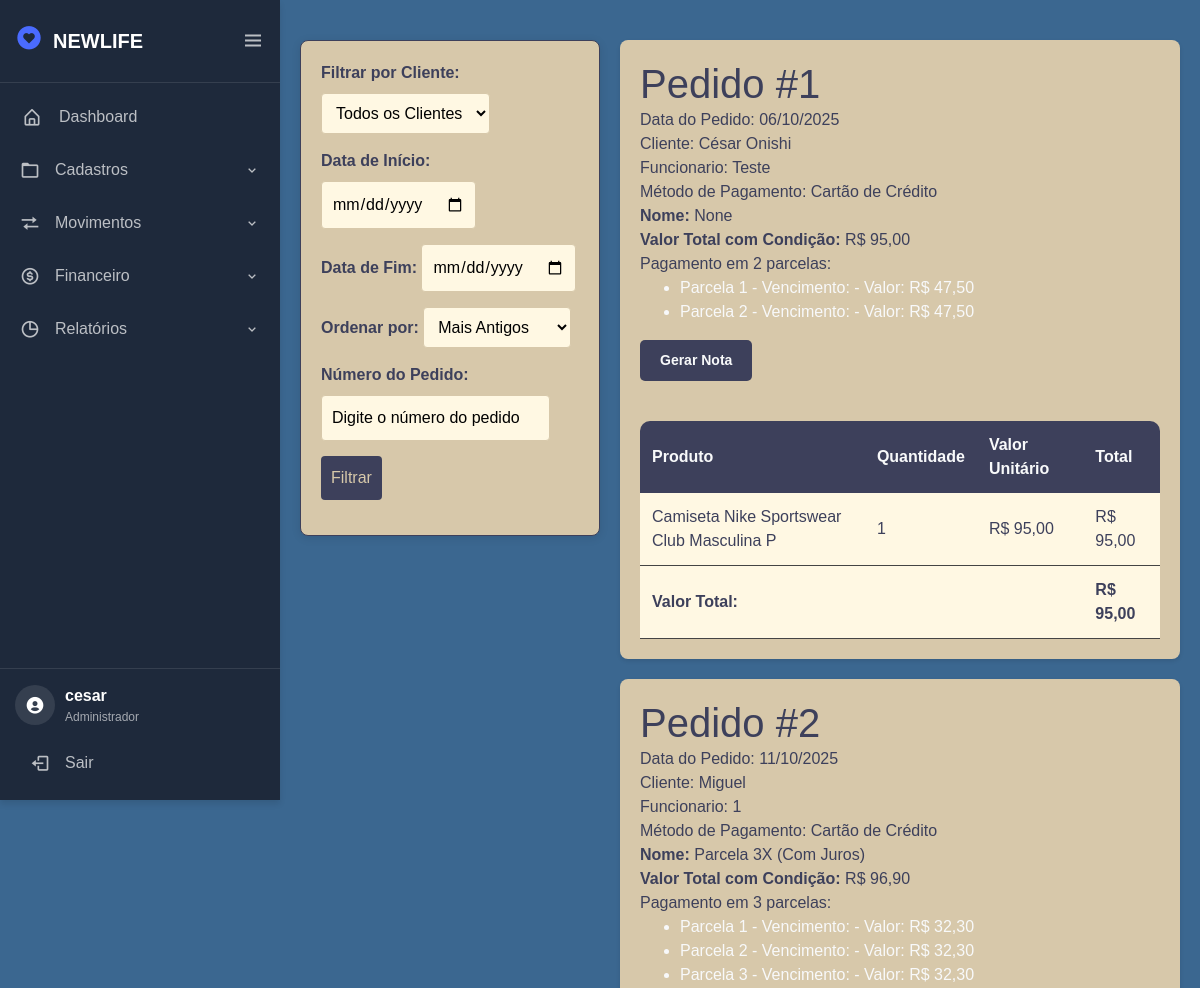
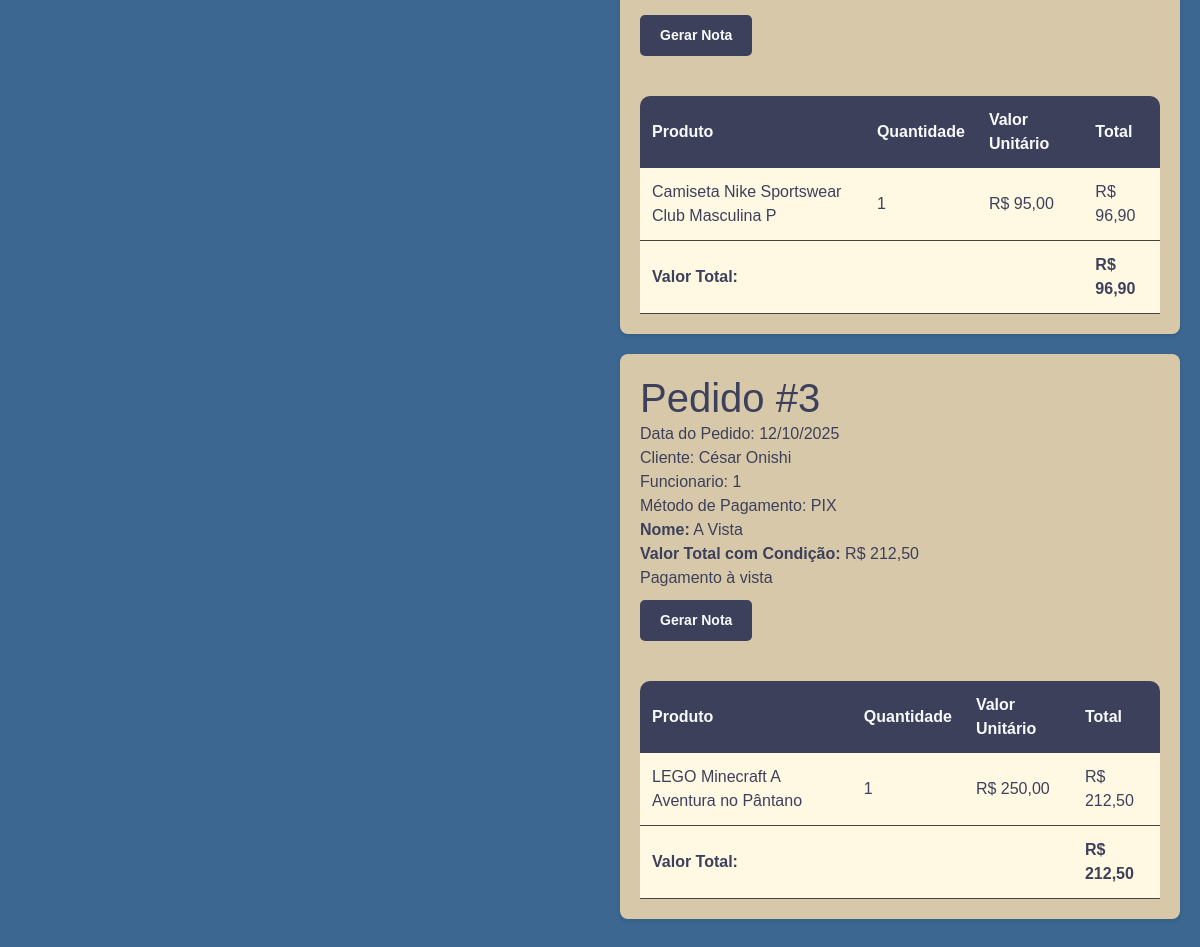
The page /tela/venda/meuspedidos/ (signed in) on the database its author committed (2 pictures, top to bottom).
### cliente/models.py (models this page shows, shortened)
class Cliente(models.Model):
    nome = models.CharField(max_length=40)
    cidade = models.CharField(max_length=40)
    estado = models.CharField(max_length=40, null=True, blank=True)
    cpf = models.CharField(max_length=11, unique=True)
    email = models.EmailField(max_length=254, unique=True)
    telefone = models.CharField(max_length=15, blank=True, null=True)
    data_nascimento = models.DateField(blank=True, null=True)
    data_cadastro = models.DateTimeField(auto_now_add=True, blank=True, null=True)
    class Meta:
        db_table = 'cliente_cliente'
        ordering = ['nome']
        verbose_name = "Cliente"
        verbose_name_plural = "Clientes"

### venda/views.py (the view)
# urls.py: path('meuspedidos/', views.meuspedidos, name='meuspedidos'),
@login_required(login_url="/login/")
def meuspedidos(request):
    user_id = request.user.id
    viewPedidos = getViewPedidos(user_id, request)
    valor_geral = View_Pedido.objects.filter(user_id=user_id).aggregate(Sum('valor_total')).get('valor_total__sum', 0.00)
    clientes = Cliente.objects.all()
    funcionarios = Funcionarios.objects.all()
    cliente_filtro = request.GET.get('cliente')
    data_inicio = request.GET.get('data_inicio')
    funcionario_filtro = request.GET.get('funcionario')
    data_fim = request.GET.get('data_fim')
    ordem = request.GET.get('ordem', 'antiga')
    numero_pedido = request.GET.get('numero_pedido')
    condicao_pagamento_filtro = request.GET.get('condicao_pagamento')
    pedidos = View_Pedido.objects.filter(user_id=user_id)
    if cliente_filtro:
        pedidos = pedidos.filter(cliente_nome__iexact=cliente_filtro)
    if funcionario_filtro:
        pedidos = pedidos.filter(funcionario_nome__iexact=funcionario_filtro)
    if data_inicio:
        if data_fim:
            pedidos = pedidos.filter(data_pedido__range=[data_inicio, data_fim])
        else:
            pedidos = pedidos.filter(data_pedido__gte=data_inicio, data_pedido__lte=timezone.now())
    if ordem == 'recente':
        pedidos = pedidos.order_by('-nr_pedido')
    elif ordem == 'antiga':
        pedidos = pedidos.order_by('nr_pedido')
    if numero_pedido:
        pedidos = pedidos.filter(nr_pedido__iexact=numero_pedido)
    if condicao_pagamento_filtro:
        pedidos = pedidos.filter(condicao_pagamento_nome__iexact=condicao_pagamento_filtro)
    pedidos_dict = {}
    if pedidos.exists():
        for pedido in pedidos:
            nr_pedido = pedido.nr_pedido
            if nr_pedido not in pedidos_dict:
                valor_total = View_Pedido.objects.filter(nr_pedido=nr_pedido).aggregate(Sum('valor_total')).get('valor_total__sum', 0.00)
                parcelas = pedido.parcelas
                valor_parcela = valor_total / parcelas if parcelas > 0 else valor_total
                condicao_pagamento = {
                    'nome': pedido.condicao_pagamento_nome,
                    'tipo_pagamento': getattr(pedido, 'condicao_tipo_pagamento', 'Não informado'),
                    'parcelas': pedido.parcelas,
                    'juros': getattr(pedido, 'condicao_juros', 0),
                    'desconto': getattr(pedido, 'condicao_desconto', 0),
                }
                pedidos_dict[nr_pedido] = {
                    'data_pedido': pedido.data_pedido,
                    'itens': [],
                    'cliente_nome': pedido.cliente_nome,
                    'funcionario_nome': pedido.funcionario_nome,
                    'metodo_pagamento': pedido.metodo_pagamento,
                    'condicao_pagamento': condicao_pagamento,
                    'parcelas': parcelas,
                    'id': pedido.id,
                    'valor_total': valor_total,
                    'valor_parcela': valor_parcela,
                    'parcelas_detalhadas': [],
                }
            pedidos_dict[nr_pedido]['itens'].append({
                'nome': pedido.nome,
                'quantidade': pedido.quantidade,
                'valor_unitario': pedido.valor_unitario,
                'valor_total': pedido.valor_total
            })
            if len(pedidos_dict[nr_pedido]['parcelas_detalhadas']) == 0 and pedido.parcelas > 0:
                vencimento_inicial = pedido.data_pedido
                for i in range(pedido.parcelas):
                    data_vencimento = vencimento_inicial + timedelta(days=30 * (i + 1))
                    pedidos_dict[nr_pedido]['parcelas_detalhadas'].append({
                        'numero_parcela': i + 1,
                        'valor_parcela': valor_parcela,
                        'data_vencimento': data_vencimento.strftime('%Y-%m-%d')
                    })
    condicoes_pagamento = View_Pedido.objects.filter(user_id=user_id) \
                            .values_list('condicao_pagamento_nome', flat=True) \
                            .distinct()
    context = {
        'viewPedidos': viewPedidos,
        'valor_geral': valor_geral,
        'pedidos_dict': pedidos_dict,
        'funcionario_filtro': funcionario_filtro,
        'cliente_filtro': cliente_filtro,
        'clientes': clientes,
        'data_inicio': data_inicio,
        'funcionarios': funcionarios,
        'data_fim': data_fim,
        'ordem': ordem,
        'condicoes_pagamento': condicoes_pagamento,
        'condicao_pagamento_filtro': condicao_pagamento_filtro,
    }
    return render(request, "meuspedidos.html", context)

### venda/templates/meuspedidos.html (shortened to what this page needs)
{% extends "tela.html" %}
{% load static %}
{% load custom_filters %}
{% block 'head' %}
<link rel="stylesheet" href="{% static 'css/stylepedido.css' %}">
{% endblock %}
{% block 'dashboard' %}
<body>
    <div class="pedidos-container">
        <form method="GET" action="{% url 'meuspedidos' %}" class="filter-form">
            <label for="cliente">Filtrar por Cliente:</label>
            <select id="cliente" name="cliente">
                <option value="">Todos os Clientes</option>
            </select>
            <div>
                <label for="data_inicio">Data de Início:</label>
                <input type="date" name="data_inicio" id="data_inicio" value="{{ data_inicio }}">
            </div>
            <div>
                <label for="data_fim">Data de Fim:</label>
                <input type="date" name="data_fim" id="data_fim" value="{{ data_fim }}">
            </div>
            <label for="ordem">Ordenar por:</label>
            <select id="ordem" name="ordem">
                <option value="antiga" {% if ordem == 'antiga' %}selected{% endif %}>Mais Antigos</option>
            </select>
            <label for="numero_pedido">Número do Pedido:</label>
            <input type="text" id="numero_pedido" name="numero_pedido" placeholder="Digite o número do pedido" value="{{ numero_pedido }}">
            <button type="submit">Filtrar</button>
        </form>
        {% if pedidos_dict|length == 0 %}
        <div class="no-pedidos-message">
            <p>Não foram encontrados pedidos com os critérios selecionados.</p>
        </div>
        {% else %}
        <div class="pedidos-list">
            {% for nr_pedido, pedido_info in pedidos_dict.items %}
            <div class="pedido-section">
                <div class="pedido-header">
                    <h1>Pedido #{{ nr_pedido }}</h1>
                    <p>Data do Pedido: {{ pedido_info.data_pedido|date:"d/m/Y" }}</p>
                    <p class="cliente-nome">Cliente: {{ pedido_info.cliente_nome }}</p>
                    <p>Funcionario: {{pedido_info.funcionario_nome}}</p>
                    <p>Método de Pagamento: {{ pedido_info.metodo_pagamento|formatarPagamento }}</p>
                    {% if pedido_info.condicao_pagamento %}
                    <div class="condicao-info">
                        <p><strong>Nome:</strong> {{ pedido_info.condicao_pagamento.nome }}</p>
                        <p><strong>Valor Total com Condição:</strong> R$ {{ pedido_info.valor_total|floatformat:2 }}</p>
                    </div>
                    {% endif %}
                    {% if pedido_info.parcelas > 1 %}
                    <div class="parcelamento">
                        <p>Pagamento em {{ pedido_info.parcelas }} parcelas:</p>
                        <ul>
                            {% for parcela in pedido_info.parcelas_detalhadas %}
                            <li>
                                Parcela {{ parcela.numero_parcela }} -
                                Vencimento: {{ parcela.data_vencimento|date:"d/m/Y" }} -
                                Valor: R$ {{ parcela.valor_parcela|floatformat:2 }}
                            </li>
                            {% endfor %}
                        </ul>
                    </div>
                    {% else %}
                    <p>Pagamento à vista</p>
                    {% endif %}
                </div>
                <a href="{% url 'gerarpdf' pedido_info.id %}" class="pdf-button">Gerar Nota</a>
                <table class="table_nome">
                    <thead>
                        <tr>
                            <th>Produto</th>
                            <th>Quantidade</th>
                            <th>Valor Unitário</th>
                            <th>Total</th>
                        </tr>
                    </thead>
                    <tbody>
                        {% for item in pedido_info.itens %}
                        <tr>
                            <td>{{ item.nome }}</td>
                            <td>{{ item.quantidade }}</td>
                            <td>R$ {{ item.valor_unitario|floatformat:2 }}</td>
                            <td>R$ {{ item.valor_total|floatformat:2 }}</td>
                        </tr>
                        {% endfor %}
                        <tr class="total-row">
                            <td colspan="3">Valor Total:</td>
                            <td>R$ {{ pedido_info.valor_total|floatformat:2 }}</td>
                        </tr>
                    </tbody>
                </table>
            </div>
            {% endfor %}
        </div>
        {% endif %}
    </div>
</body>
{% endblock %}

### estoque/templates/tela.html (shortened to what this page needs)
{% load static %}
<!doctype html>
<html lang="pt-BR">
<head>
  <link rel="stylesheet" href="https://cdn.jsdelivr.net/npm/bootstrap@4.6.1/dist/css/bootstrap.min.css">
  <link rel="stylesheet" href="{% static 'css/styletela.css' %}">
  <link rel="stylesheet" href="{% static 'css/general.css' %}">
  <link href="https://cdn.jsdelivr.net/npm/boxicons@latest/css/boxicons.min.css" rel='stylesheet'>
  <link rel="stylesheet" href="https://cdnjs.cloudflare.com/ajax/libs/animate.css/4.1.1/animate.min.css"/>
  {% block 'head' %}{% endblock %}
</head>
<body>
  <div class="sidebar-tech">
    <div class="logo-container">
      <div class="logo-tech">
        <div class="logo-icon"><i class='bx bxs-heart-circle'></i></div>
        <div class="logo-text">NEWLIFE</div>
      </div>
      <i class="bx bx-menu toggle-btn" id="sidebarToggle"></i>
    </div>
    <nav class="nav-tech">
      <ul class="nav-list">
        <li class="nav-item">
          <a href="{% url 'inicial' %}" class="nav-link">
            <i class="bx bx-home-alt"></i>
            <span class="link-text">Dashboard</span>
          </a>
        </li>
        <li class="nav-group">
          <div class="group-header">
            <i class="bx bx-folder"></i>
            <span class="group-title">Cadastros</span>
            <i class="bx bx-chevron-down group-arrow"></i>
          </div>
        </li>
        <li class="nav-group">
          <div class="group-header">
            <i class="bx bx-transfer"></i>
            <span class="group-title">Movimentos</span>
            <i class="bx bx-chevron-down group-arrow"></i>
          </div>
        </li>
        <li class="nav-group">
          <div class="group-header">
            <i class='bx bx-dollar-circle'></i>
            <span class="group-title">Financeiro</span>
            <i class="bx bx-chevron-down group-arrow"></i>
          </div>
        </li>
        <li class="nav-group">
          <div class="group-header">
            <i class="bx bx-pie-chart-alt"></i>
            <span class="group-title">Relatórios</span>
            <i class="bx bx-chevron-down group-arrow"></i>
          </div>
        </li>
      </ul>
    </nav>
    <div class="user-panel">
      <div class="user-info">
        <div class="user-avatar">
          <i class='bx bxs-user-circle'></i>
        </div>
        <div class="user-details">
          <div class="user-name">
            {% if request.user.is_authenticated %}
              {{ request.user.get_full_name|default:request.user.username }}
            {% else %}
              Visitante
            {% endif %}
          </div>
          <div class="user-role">
            {% if request.user.is_superuser %}
              Administrador
            {% elif request.user.is_staff %}
              Funcionário
            {% else %}
              Usuário Comum
            {% endif %}
          </div>
        </div>
      </div>
      <a href="{% url 'logout' %}" class="logout-btn">
        <i class="bx bx-log-out"></i>
        <span>Sair</span>
      </a>
    </div>
  </div>
  <section class="main-content">
    {% block 'dashboard'%}
    {% endblock %}
  </section>
</body>
</html>

### rows shown on the page
Cliente: nr_pedido "1", data_pedido "06/10/2025", cliente_nome "César Onishi", funcionario_nome "Teste", metodo_pagamento "Cartão de Crédito", condicao_pagamento.nome "None", valor_total "95,00", parcelas "2", numero_parcela "1" "2", valor_parcela "47,50" "47,50", nome "Camiseta Nike Sportswear Club Masculina P" "LEGO Minecraft A Aventura no Pântano", quantidade "1" "1", valor_unitario "95,00" "250,00", valor_total "95,00" "212,50", nr_pedido "3", data_pedido "12/10/2025", funcionario_nome "1", metodo_pagamento "PIX", condicao_pagamento.nome "A Vista", valor_total "212,50", shows "Pagamento à vista"
Cliente: nr_pedido "2", data_pedido "11/10/2025", cliente_nome "Miguel", funcionario_nome "1", metodo_pagamento "Cartão de Crédito", condicao_pagamento.nome "Parcela 3X (Com Juros)", valor_total "96,90", parcelas "3", numero_parcela "1" "2" "3", valor_parcela "32,30" "32,30" "32,30", nome "Camiseta Nike Sportswear Club Masculina P", quantidade "1", valor_unitario "95,00", valor_total "96,90"

### other values the page prints
{{ request.user.get_full_name|default:request.user.username }} "cesar"
